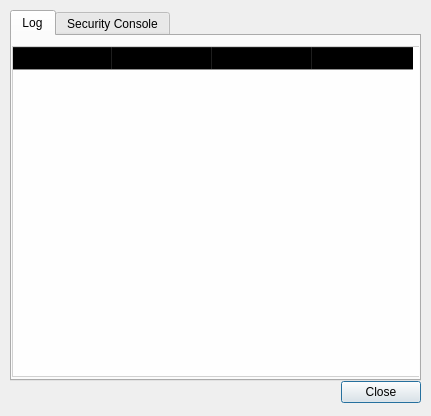
<?xml version="1.0" encoding="UTF-8"?>
<ui version="4.0">
 <class>JournalDialog</class>
 <widget class="QDialog" name="dialogJournal">
  <property name="geometry">
   <rect>
    <x>0</x>
    <y>0</y>
    <width>431</width>
    <height>416</height>
   </rect>
  </property>
  <property name="windowTitle">
   <string>Dialog</string>
  </property>
  <widget class="QTabWidget" name="tabJournal">
   <property name="geometry">
    <rect>
     <x>10</x>
     <y>10</y>
     <width>411</width>
     <height>371</height>
    </rect>
   </property>
   <property name="accessibleName">
    <string/>
   </property>
   <property name="currentIndex">
    <number>0</number>
   </property>
   <widget class="QWidget" name="tabLog">
    <attribute name="title">
     <string>Log</string>
    </attribute>
    <widget class="QTableWidget" name="tablelog">
     <property name="geometry">
      <rect>
       <x>0</x>
       <y>10</y>
       <width>411</width>
       <height>331</height>
      </rect>
     </property>
     <property name="font">
      <font>
       <pointsize>12</pointsize>
      </font>
     </property>
     <property name="styleSheet">
      <string notr="true">background-color: rgba(255, 255, 255, 200);

</string>
     </property>
     <property name="editTriggers">
      <set>QAbstractItemView::NoEditTriggers</set>
     </property>
     <property name="selectionMode">
      <enum>QAbstractItemView::NoSelection</enum>
     </property>
     <property name="showGrid">
      <bool>true</bool>
     </property>
     <attribute name="horizontalHeaderVisible">
      <bool>true</bool>
     </attribute>
     <attribute name="horizontalHeaderCascadingSectionResizes">
      <bool>false</bool>
     </attribute>
     <attribute name="horizontalHeaderHighlightSections">
      <bool>true</bool>
     </attribute>
     <attribute name="horizontalHeaderShowSortIndicator" stdset="0">
      <bool>false</bool>
     </attribute>
     <attribute name="horizontalHeaderStretchLastSection">
      <bool>false</bool>
     </attribute>
     <attribute name="verticalHeaderVisible">
      <bool>true</bool>
     </attribute>
     <attribute name="verticalHeaderCascadingSectionResizes">
      <bool>false</bool>
     </attribute>
     <attribute name="verticalHeaderHighlightSections">
      <bool>true</bool>
     </attribute>
     <attribute name="verticalHeaderShowSortIndicator" stdset="0">
      <bool>false</bool>
     </attribute>
     <attribute name="verticalHeaderStretchLastSection">
      <bool>false</bool>
     </attribute>
     <column>
      <property name="text">
       <string>Время</string>
      </property>
     </column>
     <column>
      <property name="text">
       <string>Квартира</string>
      </property>
     </column>
     <column>
      <property name="text">
       <string>Метод</string>
      </property>
     </column>
     <column>
      <property name="text">
       <string>Ключ</string>
      </property>
     </column>
    </widget>
   </widget>
   <widget class="QWidget" name="tabConsole">
    <attribute name="title">
     <string>Security Console</string>
    </attribute>
    <widget class="QTableWidget" name="tablelog_2">
     <property name="geometry">
      <rect>
       <x>0</x>
       <y>10</y>
       <width>411</width>
       <height>321</height>
      </rect>
     </property>
     <property name="font">
      <font>
       <pointsize>12</pointsize>
      </font>
     </property>
     <property name="styleSheet">
      <string notr="true">background-color: rgba(255, 255, 255, 200);

</string>
     </property>
     <property name="editTriggers">
      <set>QAbstractItemView::NoEditTriggers</set>
     </property>
     <property name="selectionMode">
      <enum>QAbstractItemView::NoSelection</enum>
     </property>
     <property name="showGrid">
      <bool>true</bool>
     </property>
     <attribute name="horizontalHeaderVisible">
      <bool>true</bool>
     </attribute>
     <attribute name="horizontalHeaderCascadingSectionResizes">
      <bool>false</bool>
     </attribute>
     <attribute name="horizontalHeaderHighlightSections">
      <bool>true</bool>
     </attribute>
     <attribute name="horizontalHeaderShowSortIndicator" stdset="0">
      <bool>false</bool>
     </attribute>
     <attribute name="horizontalHeaderStretchLastSection">
      <bool>false</bool>
     </attribute>
     <attribute name="verticalHeaderVisible">
      <bool>true</bool>
     </attribute>
     <attribute name="verticalHeaderCascadingSectionResizes">
      <bool>false</bool>
     </attribute>
     <attribute name="verticalHeaderHighlightSections">
      <bool>true</bool>
     </attribute>
     <attribute name="verticalHeaderShowSortIndicator" stdset="0">
      <bool>false</bool>
     </attribute>
     <attribute name="verticalHeaderStretchLastSection">
      <bool>false</bool>
     </attribute>
     <column>
      <property name="text">
       <string>Время</string>
      </property>
     </column>
     <column>
      <property name="text">
       <string>Квартира</string>
      </property>
     </column>
     <column>
      <property name="text">
       <string>Метод</string>
      </property>
     </column>
     <column>
      <property name="text">
       <string>Ключ</string>
      </property>
     </column>
    </widget>
   </widget>
  </widget>
  <widget class="QDialogButtonBox" name="buttonBox">
   <property name="geometry">
    <rect>
     <x>340</x>
     <y>380</y>
     <width>81</width>
     <height>24</height>
    </rect>
   </property>
   <property name="standardButtons">
    <set>QDialogButtonBox::Close</set>
   </property>
  </widget>
 </widget>
 <resources/>
 <connections/>
</ui>
